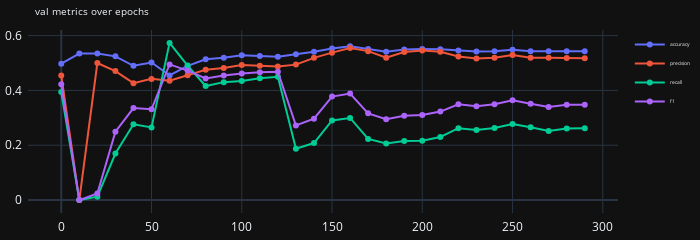
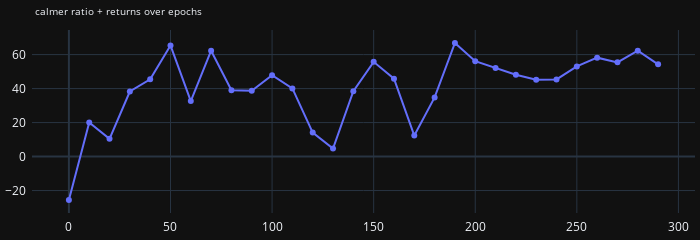
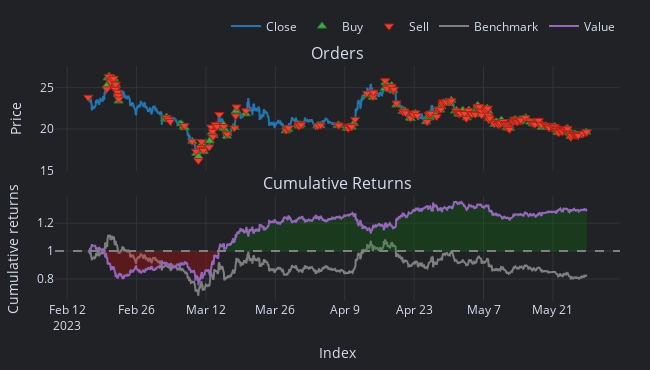
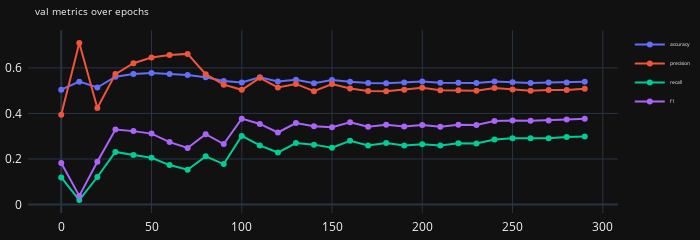

Here is the notebook cell these charts were saved with, in order:
### Code cell
def objective(trial):
    
    random.seed(42)
    np.random.seed(42)
    torch.manual_seed(42)
    torch.use_deterministic_algorithms(True)


    # feature_idx = trial.suggest_int('feature_idx', 0, X_train_tensor.shape[2] - 1)
    X_train_selected = X_train_tensor[:, :, 0:X_train_tensor.shape[2] - 1]
    X_val_selected = X_val_tensor[:, :, 0:X_train_tensor.shape[2] - 1]
    # X_test_selected = X_test_tensor[:, :, feature_idx:feature_idx+1]
    
    # Move tensors to the MPS device
    X_train_selected_gpu = X_train_selected.float().to(device)
    X_val_selected_gpu = X_val_selected.float().to(device)
    y_train_tensor_gpu = y_train_tensor.long().to(device)
    y_val_tensor_gpu = y_val_tensor.long().to(device)
    
    out_dims = len(np.unique(y_train_tensor.cpu().numpy()))
    if binary:
        out_dims = 1
        y_train_tensor_gpu = y_train_tensor.float().to(device)
        y_val_tensor_gpu = y_val_tensor.float().to(device)
    
    # Create the model with bidirectional LSTM
    model = BiLSTMClassifierWithAttention(input_dim=X_train_selected.shape[-1], hidden_dim=hidden_dim, num_layers=num_layers, output_dim=out_dims, dropout_rate=dropout_rate).to(device)
    optimiser = torch.optim.Adam(model.parameters(), lr=learning_rate)
    scheduler = optim.lr_scheduler.StepLR(optimiser, step_size=step_size, gamma=gamma)
    criterion = nn.CrossEntropyLoss(weight=class_weights_tensor)
    if binary:
        criterion = nn.BCEWithLogitsLoss()
        y_val_tensor_gpu = y_val_tensor_gpu.unsqueeze(1)
        


    rolling_window = deque(maxlen=rolling_window_size)
    epoch_nums_1 = []
    calmer_return = []
    val_loss = []
    accuracy = []
    precision = []
    recall = []
    f1 = []        
   
    model.train()
    for epoch in range(num_epochs): 
        optimiser.zero_grad()   
        output = model(X_train_selected_gpu)
        output = torch.squeeze(output)  # This removes the extra dimension
        loss = criterion(output, y_train_tensor_gpu)  # Ensure y_train is of type torch.long
        loss.backward()
        optimiser.step()
        scheduler.step()


        if epoch % print_epochs == 0:  # Adjust as needed
            financial_results = validate_financials(model, X_val_selected_gpu)
            
            validation_results = validate_multi_with_metrics(model, criterion, X_val_selected_gpu, y_val_tensor_gpu, device)
            if binary:
                validation_results = validate_binary_with_metrics(model, criterion, X_val_selected_gpu, y_val_tensor_gpu, device)
            epoch_nums_1.append(epoch)
            accuracy.append(validation_results['accuracy'])
            val_loss.append(validation_results['loss'])
            precision.append(validation_results['precision'])
            recall.append(validation_results['recall'])
            f1.append(validation_results['f1'])
            calmer_return.append(financial_results['calmer_returns'])
            rolling_window.append(financial_results['calmer_returns'])
            
            if len(rolling_window) == rolling_window_size:
                variance = np.var(list(rolling_window))
                
                if variance < variance_threshold:
                    print(f"Early stopping triggered epoch {epoch}. Variance is below the threshold.")
                    break
                if len(calmer_return) >= rolling_window_size and all(x < 0 for x in calmer_return[-rolling_window_size:]):
                    print(f"Early stopping triggered epoch {epoch}. The last {rolling_window_size} returns are negative.")
                    break
            

    plot_vals(epoch_nums_1, accuracy, precision, recall, f1)
    plot_returns(epoch_nums_1, calmer_return)
    backtest(model, X_val_selected_gpu)
    return loss.item()

sampler = optuna.samplers.TPESampler(seed=42)
study = optuna.create_study(direction='minimize', sampler=sampler)
study.optimize(objective, n_trials=num_trials)

print('Best trial:', study.best_trial.params)

### Figure 1 — Plotly figure (JSON) as saved in the notebook; plotly's stock layout.template omitted (floating-point values rounded to 4 significant figures)
{"data": [{"mode": "lines+markers", "name": "accuracy", "type": "scatter", "x": [0, 10, 20, 30, 40, 50, 60, 70, 80, 90, 100, 110, 120, 130, 140, 150, 160, 170, 180, 190, 200, 210, 220, 230, 240, 250, 260, 270, 280, 290], "y": [0.4977, 0.5342, 0.5342, 0.5242, 0.4899, 0.5019, 0.4547, 0.4894, 0.5139, 0.5188, 0.528, 0.5259, 0.523, 0.5321, 0.5412, 0.5532, 0.5615, 0.5507, 0.5412, 0.5491, 0.5511, 0.5503, 0.5453, 0.5416, 0.5433, 0.5482, 0.5433, 0.5429, 0.5429, 0.5424]}, {"mode": "lines+markers", "name": "precision", "type": "scatter", "x": [0, 10, 20, 30, 40, 50, 60, 70, 80, 90, 100, 110, 120, 130, 140, 150, 160, 170, 180, 190, 200, 210, 220, 230, 240, 250, 260, 270, 280, 290], "y": [0.4548, 0, 0.5, 0.4704, 0.4266, 0.4421, 0.4352, 0.4554, 0.4751, 0.4816, 0.4924, 0.4902, 0.487, 0.4941, 0.5188, 0.5378, 0.5543, 0.5433, 0.519, 0.5402, 0.5459, 0.5407, 0.524, 0.5161, 0.5193, 0.5288, 0.5191, 0.5192, 0.5185, 0.5175]}, {"mode": "lines+markers", "name": "recall", "type": "scatter", "x": [0, 10, 20, 30, 40, 50, 60, 70, 80, 90, 100, 110, 120, 130, 140, 150, 160, 170, 180, 190, 200, 210, 220, 230, 240, 250, 260, 270, 280, 290], "y": [0.3938, 0, 0.0124, 0.1698, 0.2764, 0.2649, 0.5733, 0.4907, 0.416, 0.4302, 0.4347, 0.4444, 0.4498, 0.1876, 0.208, 0.2907, 0.2996, 0.2231, 0.2062, 0.2151, 0.2169, 0.2302, 0.2622, 0.256, 0.2631, 0.2773, 0.2658, 0.2524, 0.2613, 0.2622]}, {"mode": "lines+markers", "name": "f1", "type": "scatter", "x": [0, 10, 20, 30, 40, 50, 60, 70, 80, 90, 100, 110, 120, 130, 140, 150, 160, 170, 180, 190, 200, 210, 220, 230, 240, 250, 260, 270, 280, 290], "y": [0.4221, 0, 0.0243, 0.2495, 0.3355, 0.3313, 0.4948, 0.4724, 0.4436, 0.4545, 0.4618, 0.4662, 0.4677, 0.2719, 0.297, 0.3774, 0.3889, 0.3163, 0.2952, 0.3077, 0.3104, 0.3229, 0.3495, 0.3422, 0.3493, 0.3638, 0.3516, 0.3397, 0.3475, 0.3481]}], "layout": {"autosize": false, "height": 150, "legend": {"font": {"size": 5}}, "margin": {"b": 5, "l": 5, "pad": 5, "r": 5, "t": 30}, "title": {"font": {"size": 10}, "text": "val metrics over epochs"}, "width": 700}}

### Figure 2 — Plotly figure (JSON) as saved in the notebook; plotly's stock layout.template omitted (floating-point values rounded to 4 significant figures)
{"data": [{"mode": "lines+markers", "name": "calmer returns", "type": "scatter", "x": [0, 10, 20, 30, 40, 50, 60, 70, 80, 90, 100, 110, 120, 130, 140, 150, 160, 170, 180, 190, 200, 210, 220, 230, 240, 250, 260, 270, 280, 290], "y": [-25.62, 20.07, 10.46, 38.29, 45.49, 65.42, 32.65, 62.27, 39.06, 38.72, 47.92, 40.11, 14.09, 4.741, 38.43, 55.74, 45.81, 12.36, 34.78, 66.89, 56.1, 52.1, 48.17, 45.24, 45.37, 53.06, 58.2, 55.43, 62.31, 54.28]}], "layout": {"autosize": false, "height": 150, "legend": {"font": {"size": 5}}, "margin": {"b": 5, "l": 5, "pad": 5, "r": 5, "t": 30}, "title": {"font": {"size": 10}, "text": "calmer ratio + returns over epochs"}, "width": 700}}

### Figure 3 — Plotly figure (JSON) as saved in the notebook; plotly's stock layout.template omitted (floating-point values rounded to 4 significant figures; data arrays with more than 128 entries replaced by an {"elided": "..."} marker saying what was removed)
{"data": [{"legendgroup": "0", "line": {"color": "#1f77b4"}, "mode": "lines", "name": "Close", "showlegend": true, "type": "scatter", "uid": "fd732cc6-e915-424e-8232-768989a9bca3", "x": {"elided": "2415 str values"}, "xaxis": "x", "y": {"elided": "2415 float values"}, "yaxis": "y"}, {"customdata": {"elided": "177x9 mixed values"}, "hovertemplate": "<br>Order Id: %{customdata[0]}\n<br>Signal Index: %{customdata[1]}\n<br>Creation Index: %{customdata[2]}\n<br>Fill Index: %{customdata[3]}\n<br>Size: %{customdata[4]:,}\n<br>Price: %{customdata[5]:,}\n<br>Fees: %{customdata[6]:,}\n<br>Type: %{customdata[7]}\n<br>Stop Type: %{customdata[8]}", "marker": {"color": "#37B13F", "line": {"color": "rgb(38,123,44)", "width": 1}, "size": 8, "symbol": "triangle-up"}, "mode": "markers", "name": "Buy", "type": "scatter", "uid": "635a195b-0837-4675-b9da-44a098c070c7", "x": {"elided": "177 str values"}, "xaxis": "x", "y": {"elided": "177 float values"}, "yaxis": "y"}, {"customdata": {"elided": "178x9 mixed values"}, "hovertemplate": "<br>Order Id: %{customdata[0]}\n<br>Signal Index: %{customdata[1]}\n<br>Creation Index: %{customdata[2]}\n<br>Fill Index: %{customdata[3]}\n<br>Size: %{customdata[4]:,}\n<br>Price: %{customdata[5]:,}\n<br>Fees: %{customdata[6]:,}\n<br>Type: %{customdata[7]}\n<br>Stop Type: %{customdata[8]}", "marker": {"color": "#EA4335", "line": {"color": "rgb(181,31,18)", "width": 1}, "size": 8, "symbol": "triangle-down"}, "mode": "markers", "name": "Sell", "type": "scatter", "uid": "6dd7c151-dfc2-473c-a876-559bfd1e1cf0", "x": {"elided": "178 str values"}, "xaxis": "x", "y": {"elided": "178 float values"}, "yaxis": "y"}, {"legendgroup": "1", "line": {"color": "#7f7f7f"}, "mode": "lines", "name": "Benchmark", "showlegend": true, "type": "scatter", "uid": "72ab49e4-0837-43f5-aec9-6dfb42291e3f", "x": {"elided": "2415 str values"}, "xaxis": "x2", "y": {"elided": "2415 float values"}, "yaxis": "y2"}, {"hoverinfo": "skip", "line": {"color": "rgba(0, 0, 0, 0)", "width": 0}, "mode": "lines", "opacity": 0, "showlegend": false, "type": "scatter", "uid": "cdd7ed93-abbb-4605-b3e4-ae540d4d1b46", "x": {"elided": "2415 str values"}, "xaxis": "x2", "y": {"elided": "2415 int values"}, "yaxis": "y2"}, {"connectgaps": false, "fill": "tonexty", "fillcolor": "rgba(0, 128, 0, 0.25)", "hoverinfo": "skip", "line": {"color": "rgba(0, 0, 0, 0)", "width": 0}, "mode": "lines", "opacity": 0, "showlegend": false, "type": "scatter", "uid": "f6c12dcd-5601-4a52-899d-abe54093d4a1", "x": {"elided": "2415 str values"}, "xaxis": "x2", "y": {"elided": "2415 float values"}, "yaxis": "y2"}, {"hoverinfo": "skip", "line": {"color": "rgba(0, 0, 0, 0)", "width": 0}, "mode": "lines", "opacity": 0, "showlegend": false, "type": "scatter", "uid": "ee71c26a-02b3-472c-8cd1-b1c866113a83", "x": {"elided": "2415 str values"}, "xaxis": "x2", "y": {"elided": "2415 int values"}, "yaxis": "y2"}, {"connectgaps": false, "fill": "tonexty", "fillcolor": "rgba(255, 0, 0, 0.25)", "hoverinfo": "skip", "line": {"color": "rgba(0, 0, 0, 0)", "width": 0}, "mode": "lines", "opacity": 0, "showlegend": false, "type": "scatter", "uid": "96dd21e9-dc1c-4d30-94c2-500bf9eec46c", "x": {"elided": "2415 str values"}, "xaxis": "x2", "y": {"elided": "2415 float values"}, "yaxis": "y2"}, {"legendgroup": "2", "line": {"color": "#9467bd"}, "mode": "lines", "name": "Value", "showlegend": true, "type": "scatter", "uid": "dee42c6a-83bc-4d06-8fe0-6a57d3de05a9", "x": {"elided": "2415 str values"}, "xaxis": "x2", "y": {"elided": "2415 float values"}, "yaxis": "y2"}, {"hoverinfo": "skip", "line": {"color": "rgba(0, 0, 0, 0)", "width": 0}, "mode": "lines", "opacity": 0, "showlegend": false, "type": "scatter", "uid": "18c2b851-1b09-4485-86c8-877a9db304ff", "x": {"elided": "2415 str values"}, "xaxis": "x2", "y": {"elided": "2415 int values"}, "yaxis": "y2"}], "layout": {"annotations": [{"font": {"size": 16}, "showarrow": false, "text": "Orders", "x": 0.5, "xanchor": "center", "xref": "paper", "y": 1, "yanchor": "bottom", "yref": "paper"}, {"font": {"size": 16}, "showarrow": false, "text": "Cumulative Returns", "x": 0.5, "xanchor": "center", "xref": "paper", "y": 0.4459, "yanchor": "bottom", "yref": "paper"}], "height": 370, "legend": {"orientation": "h", "traceorder": "normal", "x": 1, "xanchor": "right", "y": 1.108, "yanchor": "bottom"}, "margin": {"b": 30, "l": 30, "r": 30, "t": 30}, "shapes": [{"line": {"color": "gray", "dash": "dash"}, "type": "line", "x0": 0, "x1": 1, "xref": "paper", "y0": 1, "y1": 1, "yref": "y2"}], "showlegend": true, "width": 650, "xaxis": {"anchor": "y", "domain": [0, 1], "matches": "x2", "showticklabels": false}, "xaxis2": {"anchor": "y2", "domain": [0, 1], "title": {"text": "Index"}}, "yaxis": {"anchor": "x", "domain": [0.5541, 1], "title": {"text": "Price"}}, "yaxis2": {"anchor": "x2", "domain": [0, 0.4459], "title": {"text": "Cumulative returns"}}}}

### Figure 4 — Plotly figure (JSON) as saved in the notebook; plotly's stock layout.template omitted (floating-point values rounded to 4 significant figures)
{"data": [{"mode": "lines+markers", "name": "accuracy", "type": "scatter", "x": [0, 10, 20, 30, 40, 50, 60, 70, 80, 90, 100, 110, 120, 130, 140, 150, 160, 170, 180, 190, 200, 210, 220, 230, 240, 250, 260, 270, 280, 290], "y": [0.5043, 0.5395, 0.5139, 0.5615, 0.5735, 0.5772, 0.5727, 0.5689, 0.559, 0.5424, 0.5362, 0.5586, 0.54, 0.5482, 0.5329, 0.547, 0.5391, 0.5333, 0.5329, 0.5362, 0.5404, 0.535, 0.535, 0.5342, 0.5404, 0.5371, 0.5337, 0.5358, 0.5358, 0.5387]}, {"mode": "lines+markers", "name": "precision", "type": "scatter", "x": [0, 10, 20, 30, 40, 50, 60, 70, 80, 90, 100, 110, 120, 130, 140, 150, 160, 170, 180, 190, 200, 210, 220, 230, 240, 250, 260, 270, 280, 290], "y": [0.3941, 0.7097, 0.4237, 0.5727, 0.6203, 0.6453, 0.6566, 0.6615, 0.5721, 0.5263, 0.5037, 0.5562, 0.514, 0.5296, 0.4975, 0.5292, 0.5097, 0.4983, 0.4975, 0.5043, 0.5129, 0.5017, 0.5017, 0.5, 0.512, 0.5054, 0.4992, 0.5031, 0.503, 0.5083]}, {"mode": "lines+markers", "name": "recall", "type": "scatter", "x": [0, 10, 20, 30, 40, 50, 60, 70, 80, 90, 100, 110, 120, 130, 140, 150, 160, 170, 180, 190, 200, 210, 220, 230, 240, 250, 260, 270, 280, 290], "y": [0.1191, 0.0196, 0.1209, 0.2311, 0.2178, 0.2053, 0.1733, 0.1529, 0.2116, 0.1778, 0.3013, 0.2596, 0.2284, 0.2702, 0.2631, 0.2498, 0.28, 0.2596, 0.2702, 0.2596, 0.2649, 0.2596, 0.2693, 0.2684, 0.2853, 0.2907, 0.2916, 0.2916, 0.2969, 0.2987]}, {"mode": "lines+markers", "name": "f1", "type": "scatter", "x": [0, 10, 20, 30, 40, 50, 60, 70, 80, 90, 100, 110, 120, 130, 140, 150, 160, 170, 180, 190, 200, 210, 220, 230, 240, 250, 260, 270, 280, 290], "y": [0.1829, 0.0381, 0.1881, 0.3293, 0.3224, 0.3115, 0.2743, 0.2484, 0.3089, 0.2658, 0.3771, 0.3539, 0.3163, 0.3579, 0.3442, 0.3394, 0.3614, 0.3413, 0.3502, 0.3427, 0.3494, 0.3421, 0.3505, 0.3493, 0.3664, 0.3691, 0.3681, 0.3692, 0.3734, 0.3763]}], "layout": {"autosize": false, "height": 150, "legend": {"font": {"size": 5}}, "margin": {"b": 5, "l": 5, "pad": 5, "r": 5, "t": 30}, "title": {"font": {"size": 10}, "text": "val metrics over epochs"}, "width": 700}}
